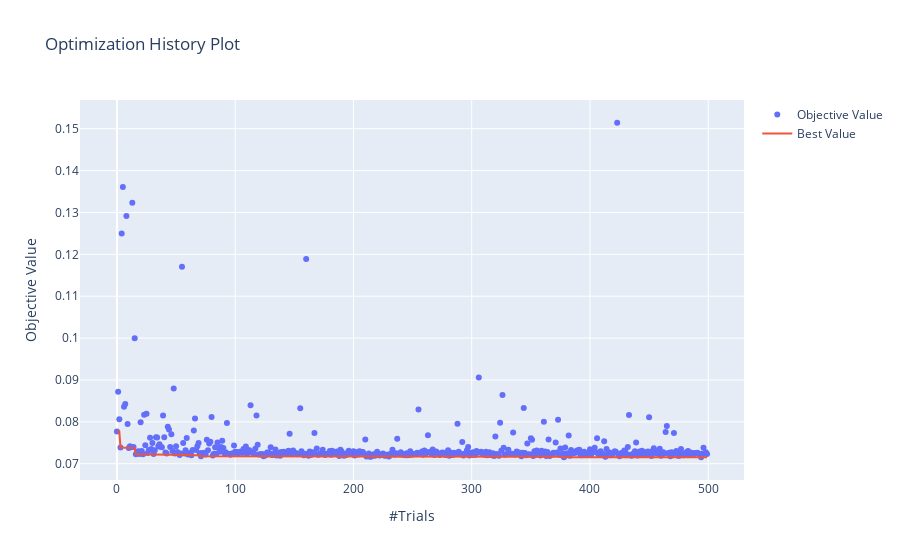

The notebook cell saved with this chart:
### Markdown cell above
Optuna offers a wide range of plots under its `visualization` subpackage. Here, we will discuss only 2 which I think are the most useful.

First, let's plot the optimization history of the last `study` object:

### Code cell
from optuna.visualization import plot_optimization_history

plotly_config = {"staticPlot": True}

fig = plot_optimization_history(study)
fig.show(config=plotly_config)

### Figure 1 — Plotly figure (JSON) as saved in the notebook; plotly's stock layout.template omitted (floating-point values rounded to 4 significant figures; data arrays with more than 128 entries replaced by an {"elided": "..."} marker saying what was removed)
{"data": [{"mode": "markers", "name": "Objective Value", "type": "scatter", "x": {"elided": "500 int values"}, "y": {"elided": "500 float values"}}, {"name": "Best Value", "type": "scatter", "x": {"elided": "500 int values"}, "y": {"elided": "500 float values"}}], "layout": {"autosize": true, "title": {"text": "Optimization History Plot"}, "xaxis": {"autorange": true, "range": [-31.96, 531.0], "title": {"text": "#Trials"}, "type": "linear"}, "yaxis": {"autorange": true, "range": [0.0657, 0.1573], "title": {"text": "Objective Value"}, "type": "linear"}}}
